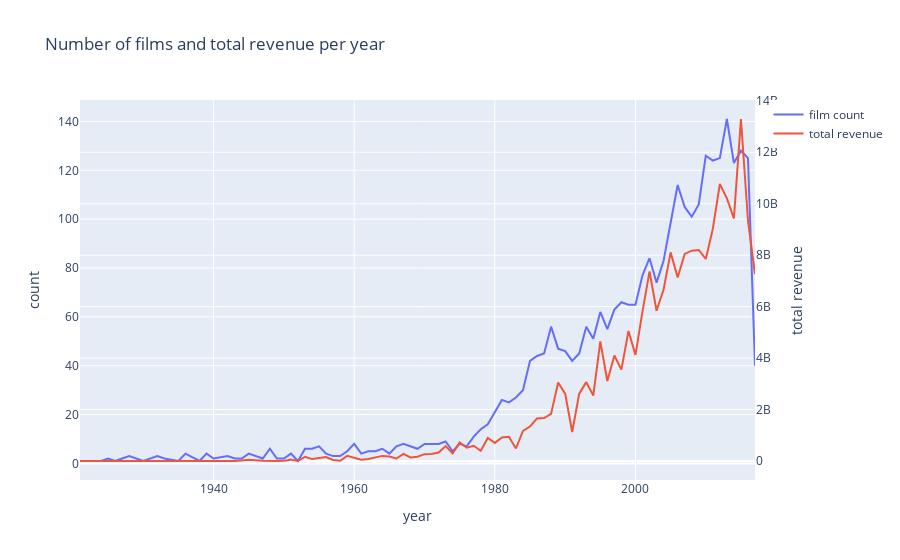

The notebook cell this image was saved under:
### Code cell
d1=train['release_date_year'].value_counts().sort_index()
d2=train.groupby(['release_date_year'])['revenue'].sum()
data=[go.Scatter(x=d1.index,y=d1.values,name='film count'),
     go.Scatter(x=d2.index,y=d2.values,name='total revenue',yaxis='y2')]
layout=go.Layout(dict(title='Number of films and total revenue per year',
                     xaxis=dict(title='year'),
                     yaxis=dict(title='count'),
                     yaxis2=dict(title='total revenue',overlaying='y',side='right')),
                legend=dict(orientation='v'))
py.iplot(dict(data=data,layout=layout))
